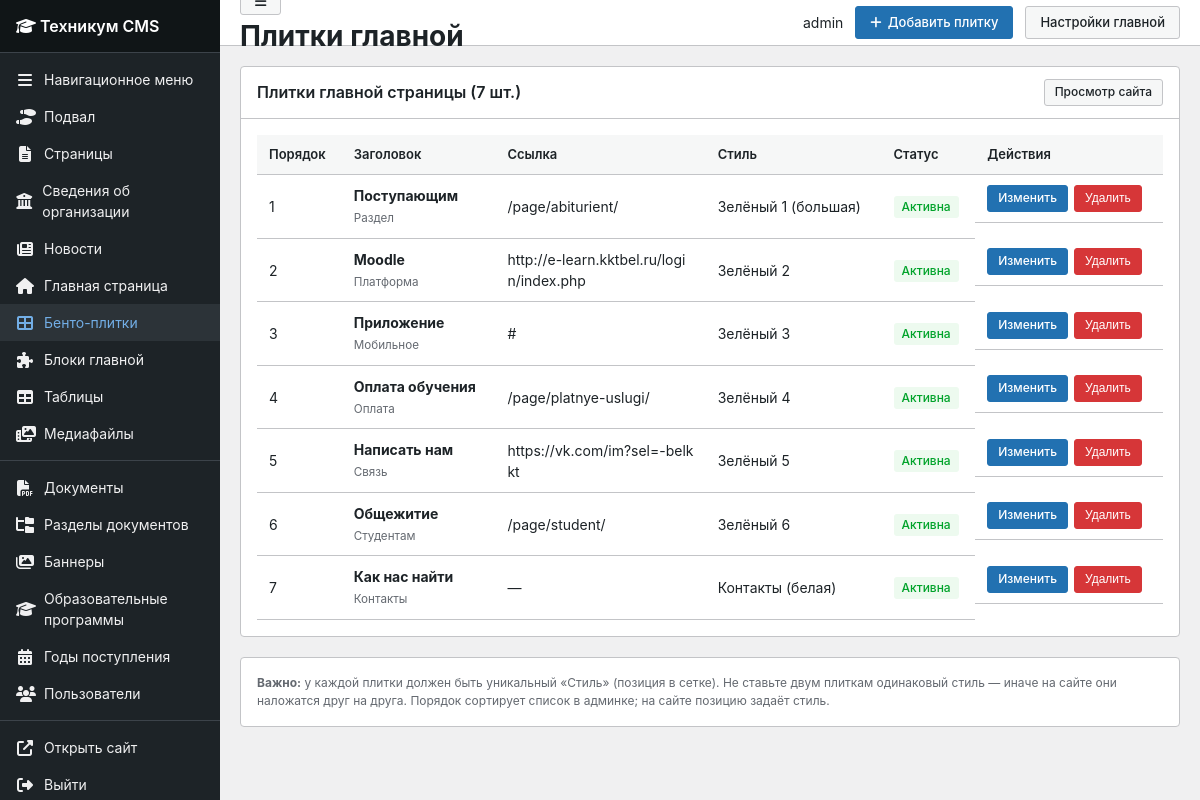
The app's page /panel/quicklinks/ (signed in) with its own data.
### cms/models.py (models this page shows, shortened)
class HomeQuickLink(models.Model):
    STYLE_CHOICES = [
        ('bento-g1', 'Зелёный 1 (большая)'),
        ('bento-g2', 'Зелёный 2'),
        ('bento-g3', 'Зелёный 3'),
        ('bento-g4', 'Зелёный 4'),
        ('bento-g5', 'Зелёный 5'),
        ('bento-g6', 'Зелёный 6'),
        ('bento-g7', 'Зелёный 7'),
        ('bento-g8', 'Зелёный 8'),
        ('bento-contacts', 'Контакты (белая)'),
    ]
    label = models.CharField('Подпись', max_length=100, blank=True)
    title = models.CharField('Заголовок', max_length=200)
    description = models.TextField('Описание', blank=True)
    url = models.CharField('Ссылка', max_length=500, blank=True)
    icon = models.CharField('Иконка FontAwesome', max_length=100, default='fas fa-link')
    style = models.CharField('Стиль', max_length=30, choices=STYLE_CHOICES, default='bento-g2')
    is_large = models.BooleanField('Большая плитка', default=False)
    is_contacts = models.BooleanField('Блок контактов', default=False)
    contacts_list = models.TextField(
        'Список контактов (каждая строка: иконка|текст|ссылка)',
        blank=True,
        help_text='Пример: fa-phone|8-988-480-06-92|tel:+79884800692',
    )
    stat_num = models.CharField('Число статистики', max_length=20, blank=True)
    stat_label = models.CharField('Подпись статистики', max_length=100, blank=True)
    order = models.IntegerField('Порядок', default=0)
    is_active = models.BooleanField('Активна', default=True)
    open_in_new_tab = models.BooleanField('Открывать в новой вкладке', default=False)
    class Meta:
        verbose_name = 'Быстрая ссылка'
        verbose_name_plural = 'Быстрые ссылки главной'
        ordering = ['order', 'title']

### cms/panel_views.py (the view)
# urls.py: path('quicklinks/', panel_views.quicklink_list, name='quicklink_list'),
@staff_required
def quicklink_list(request):
    items = HomeQuickLink.objects.order_by('order', 'pk')
    return render(request, 'panel/quicklink_list.html', {
        'items': items,
        'total': items.count(),
        'active_menu': 'quicklinks',
        'title': 'Плитки главной',
    })

### cms/context_processors.py (called while the page is built)
def _dedupe_root_menu(items):
    items = list(items)
    best = {}
    for item in items:
        key = (item.title or '').strip().casefold()
        if not key:
            continue
        children = item.get_children().filter(is_active=True).count()
        score = (1 if item.page_id else 0, children, -item.order, item.pk)
        prev = best.get(key)
        if prev is None or score > prev[1]:
            best[key] = (item.pk, score)
    keep = {pk for pk, _ in best.values()}
    return [item for item in items if item.pk in keep]

def get_root_menu_items():
    menu_items = MenuItem.objects.filter(
        parent=None, is_active=True
    ).order_by('order', 'title')
    return _dedupe_root_menu(menu_items)

def site_context(request):
    homepage = HomePage.load()
    return {
        'site_settings': homepage,
        'menu_items': get_root_menu_items(),
    }

### cms/models.py (called while the page is built)
    @classmethod
    def load(cls):
        obj, created = cls.objects.get_or_create(pk=1)
        return obj

### cms/panel_views.py (called while the page is built)
def staff_required(view_func):
    decorated = login_required(
        user_passes_test(lambda u: u.is_staff)(view_func)
    )
    return decorated

### templates/panel/quicklink_list.html (shortened to what this page needs)
{% extends 'panel/base.html' %}
{% block topbar_actions %}
<a href="{% url 'panel:quicklink_add' %}" class="btn btn-primary"><i class="fas fa-plus"></i> Добавить плитку</a>
<a href="{% url 'panel:homepage' %}" class="btn btn-secondary">Настройки главной</a>
{% endblock %}
{% block content %}
<div class="wp-card">
    <div class="wp-card-header">
        <h2>Плитки главной страницы ({{ total }} шт.)</h2>
        <a href="/" target="_blank" class="btn btn-sm btn-secondary">Просмотр сайта</a>
    </div>
    <div class="wp-card-body">
        {% if items %}
        <table class="wp-table">
            <thead>
                <tr>
                    <th>Порядок</th>
                    <th>Заголовок</th>
                    <th>Ссылка</th>
                    <th>Стиль</th>
                    <th>Статус</th>
                    <th>Действия</th>
                </tr>
            </thead>
            <tbody>
                {% for item in items %}
                <tr>
                    <td>{{ item.order }}</td>
                    <td>
                        <strong>{{ item.title }}</strong>
                        {% if item.label %}<br><small style="color:#646970;">{{ item.label }}</small>{% endif %}
                    </td>
                    <td style="max-width:200px;word-break:break-all;">{{ item.url|default:"—" }}</td>
                    <td>{{ item.get_style_display }}</td>
                    <td>
                        {% if item.is_active %}
                        <span class="badge badge-success">Активна</span>
                        {% else %}
                        <span class="badge badge-draft">Скрыта</span>
                        {% endif %}
                    </td>
                    <td class="actions">
                        <a href="{% url 'panel:quicklink_edit' item.pk %}" class="btn btn-sm btn-primary">Изменить</a>
                        <form method="post" action="{% url 'panel:quicklink_delete' item.pk %}" style="display:inline;" onsubmit="return confirm('Удалить плитку «{{ item.title }}»?');">
                            <button type="submit" class="btn btn-sm btn-danger">Удалить</button>
                        </form>
                    </td>
                </tr>
                {% endfor %}
            </tbody>
        </table>
        {% else %}
        <p style="color:#646970;padding:20px 0;">
            Плиток нет в базе данных. <a href="{% url 'panel:quicklink_add' %}">Добавить первую</a>
            или запустите <code>py manage.py create_initial_data</code>
        </p>
        {% endif %}
    </div>
</div>
<div class="wp-card">
    <div class="wp-card-body">
        <p class="form-help" style="margin:0;">
            <strong>Важно:</strong> у каждой плитки должен быть уникальный «Стиль» (позиция в сетке).
            Не ставьте двум плиткам одинаковый стиль — иначе на сайте они наложатся друг на друга.
            Порядок сортирует список в админке; на сайте позицию задаёт стиль.
        </p>
    </div>
</div>
{% endblock %}

### templates/panel/base.html (shortened to what this page needs)
{% load static %}
<!DOCTYPE html>
<html lang="ru">
<head>
    <link rel="stylesheet" href="https://cdnjs.cloudflare.com/ajax/libs/font-awesome/6.4.0/css/all.min.css">
    <link rel="stylesheet" href="{% static 'panel/admin.css' %}">
</head>
<body class="{% block body_class %}{% endblock %}">
<div class="wp-admin">
    <aside class="wp-sidebar" id="wp-sidebar">
        <div class="wp-sidebar-logo">
            <a href="{% url 'panel:dashboard' %}"><i class="fas fa-graduation-cap"></i> <span>Техникум CMS</span></a>
        </div>
        <ul class="wp-menu">
            <li class="wp-menu-item {% if active_menu == 'menu' %}active{% endif %}">
                <a href="{% url 'panel:menu_list' %}"><i class="fas fa-bars"></i> <span>Навигационное меню</span></a>
            </li>
            <li class="wp-menu-item {% if active_menu == 'footer' %}active{% endif %}">
                <a href="{% url 'panel:footer' %}"><i class="fas fa-shoe-prints"></i> <span>Подвал</span></a>
            </li>
            <li class="wp-menu-item {% if active_menu == 'pages' %}active{% endif %}">
                <a href="{% url 'panel:page_list' %}"><i class="fas fa-file-lines"></i> <span>Страницы</span></a>
            </li>
            <li class="wp-menu-item {% if active_menu == 'organization' %}active{% endif %}">
                <a href="{% url 'panel:organization_hub' %}"><i class="fas fa-building-columns"></i> <span>Сведения об организации</span></a>
            </li>
            <li class="wp-menu-item {% if active_menu == 'news' %}active{% endif %}">
                <a href="{% url 'panel:news_list' %}"><i class="fas fa-newspaper"></i> <span>Новости</span></a>
            </li>
            <li class="wp-menu-item {% if active_menu == 'homepage' %}active{% endif %}">
                <a href="{% url 'panel:homepage' %}"><i class="fas fa-house"></i> <span>Главная страница</span></a>
            </li>
            <li class="wp-menu-item {% if active_menu == 'quicklinks' %}active{% endif %}">
                <a href="{% url 'panel:quicklink_list' %}"><i class="fas fa-th-large"></i> <span>Бенто-плитки</span></a>
            </li>
            <li class="wp-menu-item {% if active_menu == 'homeblocks' %}active{% endif %}">
                <a href="{% url 'panel:homeblock_list' %}"><i class="fas fa-puzzle-piece"></i> <span>Блоки главной</span></a>
            </li>
            <li class="wp-menu-item {% if active_menu == 'tables' %}active{% endif %}">
                <a href="{% url 'panel:table_list' %}"><i class="fas fa-table"></i> <span>Таблицы</span></a>
            </li>
            <li class="wp-menu-item {% if active_menu == 'media' %}active{% endif %}">
                <a href="{% url 'panel:media' %}"><i class="fas fa-photo-film"></i> <span>Медиафайлы</span></a>
            </li>
            <li class="wp-menu-separator"></li>
            <li class="wp-menu-item {% if active_menu == 'documents' %}active{% endif %}">
                <a href="{% url 'panel:document_list' %}"><i class="fas fa-file-pdf"></i> <span>Документы</span></a>
            </li>
            <li class="wp-menu-item {% if active_menu == 'docsections' %}active{% endif %}">
                <a href="{% url 'panel:docsection_list' %}"><i class="fas fa-folder-tree"></i> <span>Разделы документов</span></a>
            </li>
            <li class="wp-menu-item {% if active_menu == 'banners' %}active{% endif %}">
                <a href="{% url 'panel:banner_list' %}"><i class="fas fa-images"></i> <span>Баннеры</span></a>
            </li>
            <li class="wp-menu-item {% if active_menu == 'programs' %}active{% endif %}">
                <a href="{% url 'panel:program_list' %}"><i class="fas fa-graduation-cap"></i> <span>Образовательные программы</span></a>
            </li>
            <li class="wp-menu-item {% if active_menu == 'admission_years' %}active{% endif %}">
                <a href="{% url 'panel:admission_year_list' %}"><i class="fas fa-calendar-alt"></i> <span>Годы поступления</span></a>
            </li>
            {% if request.user.is_superuser %}
            <li class="wp-menu-item {% if active_menu == 'users' %}active{% endif %}">
                <a href="{% url 'panel:user_list' %}"><i class="fas fa-users"></i> <span>Пользователи</span></a>
            </li>
            {% endif %}
            <li class="wp-menu-separator"></li>
            <li class="wp-menu-item">
                <a href="/" target="_blank"><i class="fas fa-external-link-alt"></i> <span>Открыть сайт</span></a>
            </li>
            <li class="wp-menu-item">
                <a href="{% url 'panel:logout' %}"><i class="fas fa-right-from-bracket"></i> <span>Выйти</span></a>
            </li>
        </ul>
    </aside>
    <div class="wp-main">
        <header class="wp-topbar">
            <div class="wp-topbar-left">
                <button type="button" class="btn btn-secondary btn-sidebar-toggle" id="btn-sidebar-toggle" title="Свернуть / развернуть меню" aria-label="Свернуть меню">
                    <i class="fas fa-bars"></i>
                </button>
                <h1>{{ title|default:"Панель управления" }}</h1>
            </div>
            <div class="wp-topbar-actions">
                <span>{{ request.user.get_full_name|default:request.user.username }}</span>
                {% block topbar_actions %}{% endblock %}
            </div>
        </header>
        <div class="wp-content">
            {% block content %}{% endblock %}
        </div>
    </div>
</div>
</body>
</html>

### static/panel/admin.css (style rules this page uses)
:root { --wp-sidebar: #1d2327; --wp-sidebar-hover: #2c3338; --wp-accent: #2271b1; --wp-accent-hover: #135e96; --wp-green: #00a32a; --wp-border: #c3c4c7; --wp-bg: #f0f0f1; --wp-text: #1d2327; --wp-muted: #646970; --sidebar-width: 220px; --topbar-height: 46px; }
* { margin: 0; padding: 0; box-sizing: border-box; }
body { font-family: -apple-system, BlinkMacSystemFont, "Segoe UI", Roboto, Oxygen-Sans, Ubuntu, Cantarell, "Helvetica Neue", sans-serif; font-size: 14px; color: var(--wp-text); background: var(--wp-bg); line-height: 1.5; }
a { color: var(--wp-accent); text-decoration: none; }
.wp-admin { display: flex; min-height: 100vh; }
.wp-sidebar { width: var(--sidebar-width); background: var(--wp-sidebar); color: #f0f0f1; position: fixed; top: 0; left: 0; bottom: 0; overflow-y: auto; z-index: 100; }
.wp-sidebar-logo { padding: 14px 16px; font-size: 16px; font-weight: 600; border-bottom: 1px solid #3c434a; background: #101517; }
.wp-sidebar-logo a { color: #fff; }
.wp-menu { list-style: none; padding: 8px 0; }
.wp-menu-item a { display: flex; align-items: center; gap: 10px; padding: 8px 16px; color: #f0f0f1; transition: background 0.15s; }
.wp-menu-item a:hover, .wp-menu-item.active a { background: var(--wp-sidebar-hover); color: #72aee6; }
.wp-menu-item i { width: 18px; text-align: center; font-size: 16px; }
.wp-menu-separator { height: 1px; background: #3c434a; margin: 8px 0; }
.wp-main { flex: 1; margin-left: var(--sidebar-width); min-height: 100vh; }
.wp-topbar { height: var(--topbar-height); background: #fff; border-bottom: 1px solid var(--wp-border); display: flex; align-items: center; justify-content: space-between; padding: 0 20px; position: sticky; top: 0; z-index: 50; }
.wp-topbar-actions { display: flex; align-items: center; gap: 12px; }
.wp-content { padding: 20px; max-width: 1200px; }
.wp-card { background: #fff; border: 1px solid var(--wp-border); border-radius: 4px; margin-bottom: 20px; }
.wp-card-header { padding: 12px 16px; border-bottom: 1px solid var(--wp-border); display: flex; align-items: center; justify-content: space-between; }
.wp-card-header h2 { font-size: 16px; font-weight: 600; }
.wp-card-body { padding: 16px; }
.wp-table { width: 100%; border-collapse: collapse; }
.wp-table th, .wp-table td { padding: 10px 12px; text-align: left; border-bottom: 1px solid var(--wp-border); }
.wp-table th { background: #f6f7f7; font-weight: 600; font-size: 13px; }
.wp-table .actions { display: flex; gap: 6px; flex-wrap: wrap; }
.btn { display: inline-flex; align-items: center; gap: 6px; padding: 6px 14px; border: 1px solid transparent; border-radius: 3px; font-size: 13px; font-weight: 500; cursor: pointer; text-decoration: none; line-height: 1.4; transition: all 0.15s; }
.btn-primary { background: var(--wp-accent); color: #fff; border-color: var(--wp-accent); }
.btn-secondary { background: #f6f7f7; color: var(--wp-text); border-color: var(--wp-border); }
.btn-danger { background: #d63638; color: #fff; border-color: #d63638; }
.btn-sm { padding: 4px 10px; font-size: 12px; }
.form-help { font-size: 12px; color: var(--wp-muted); margin-top: 4px; }
.badge { display: inline-block; padding: 2px 8px; border-radius: 3px; font-size: 12px; font-weight: 500; }
.badge-success { background: #edfaef; color: var(--wp-green); }
.wp-card-header { display: flex; align-items: center; justify-content: space-between; gap: 12px; flex-wrap: wrap; }

### records on screen
HomeQuickLink: order "1", title "Поступающим", label "Раздел", url "/page/abiturient/", style "Зелёный 1 (большая)", is_active "Активна"
HomeQuickLink: order "2", title "Moodle", label "Платформа", url "http://e-learn.kktbel.ru/login/index.php", style "Зелёный 2", is_active "Активна"
HomeQuickLink: order "3", title "Приложение", label "Мобильное", url "#", style "Зелёный 3", is_active "Активна"
HomeQuickLink: order "4", title "Оплата обучения", label "Оплата", url "/page/platnye-uslugi/", style "Зелёный 4", is_active "Активна"
HomeQuickLink: order "5", title "Написать нам", label "Связь", url "https://vk.com/im?sel=-belkkt", style "Зелёный 5", is_active "Активна"
HomeQuickLink: order "6", title "Общежитие", label "Студентам", url "/page/student/", style "Зелёный 6", is_active "Активна"
HomeQuickLink: order "7", title "Как нас найти", label "Контакты", url "—", style "Контакты (белая)", is_active "Активна"

### other values on screen
{{ title|default:"Панель управления" }} "Плитки главной"
{{ request.user.get_full_name|default:request.user.username }} "admin"
{{ total }} "7"
